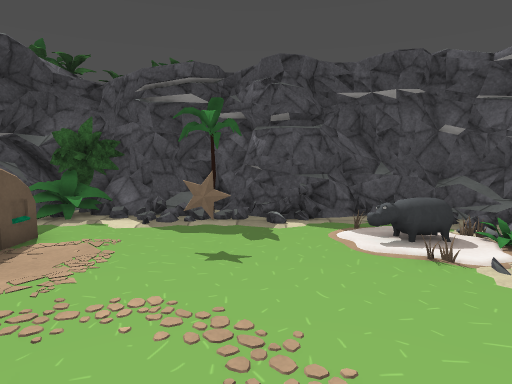
[1] (above)

22 first-person views from a walk through a scene from a Unity 3-D project. The camera is 1.4 m above the floor, tilts 6° down and sees 75° across. The floor is counted in squares, 0.8 m on a side. Each view is taken from the middle of a square. On the plan, view 1 faces up. The plan holds only what a view shows up to about 17 squares ahead; the rest is blank. The place goes on beyond the plan. The player character is not drawn. Some surface patterns are stand-ins.

[2]
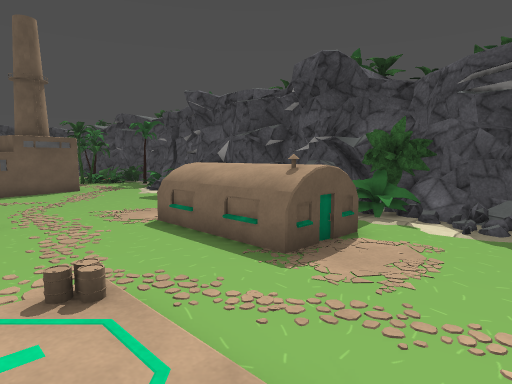

[3]
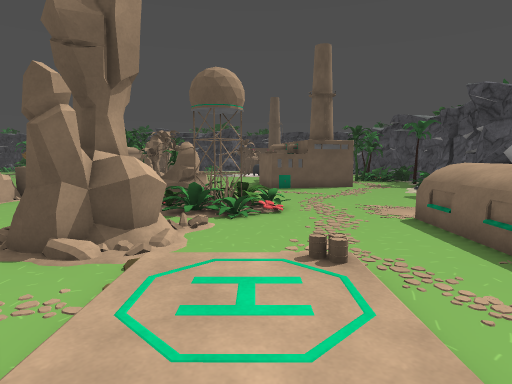

[4]
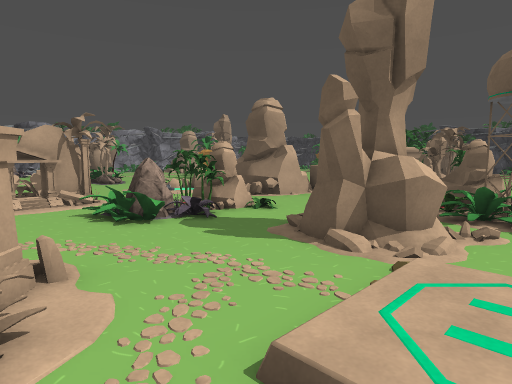

[5]
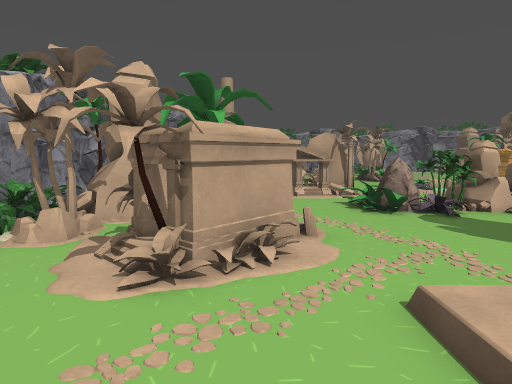

[6]
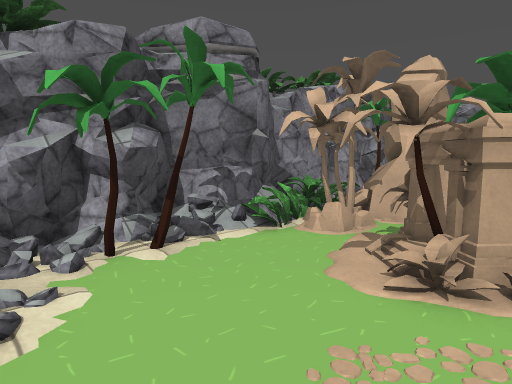

[7]
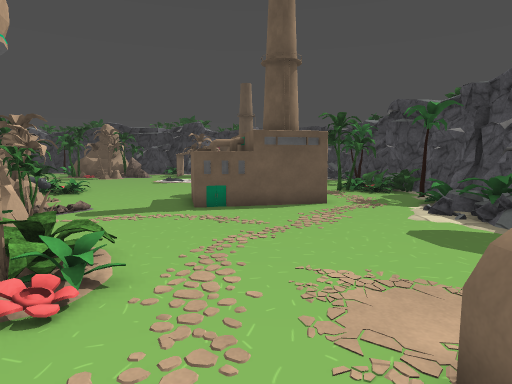

[8]
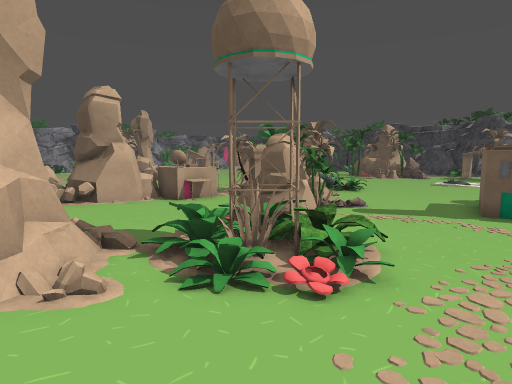

[9]
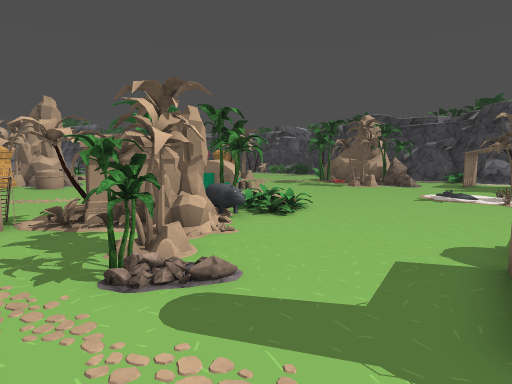

[10]
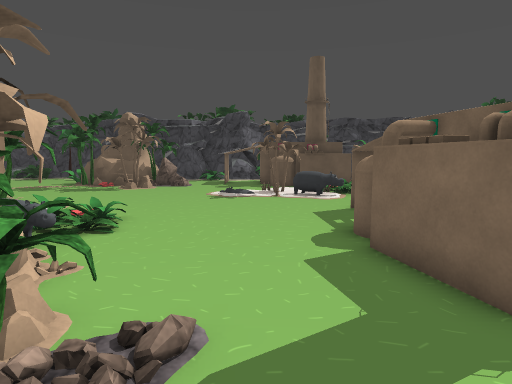

[11]
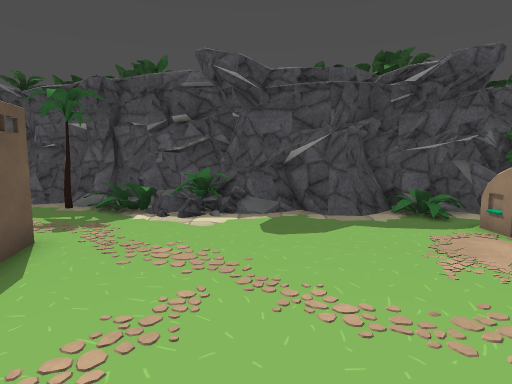

[12]
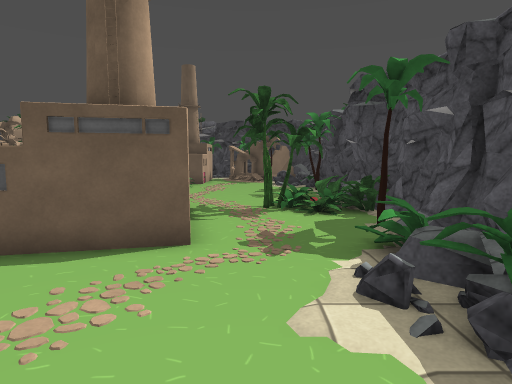

[13]
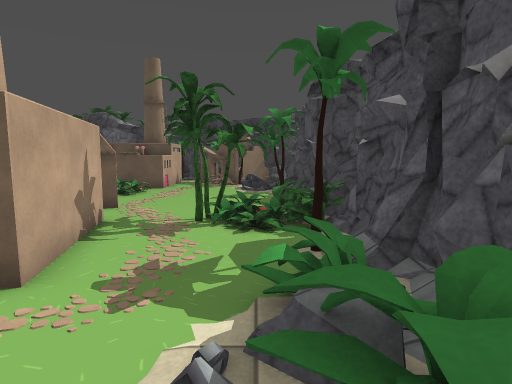

[14]
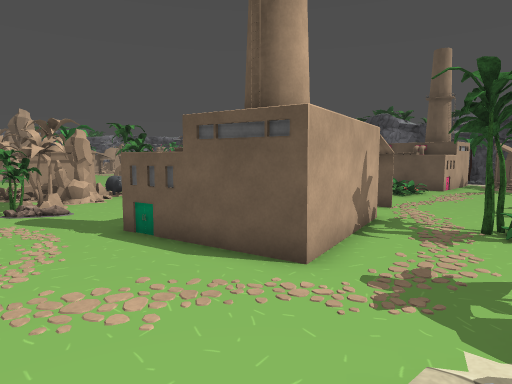

[15]
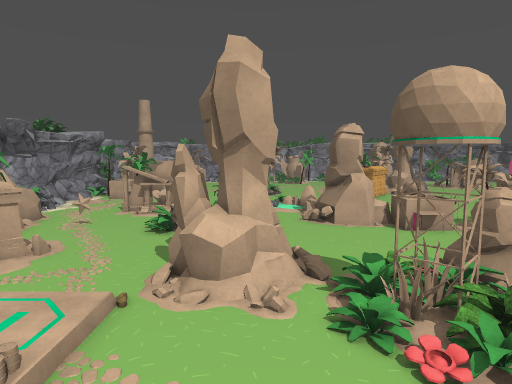

[16]
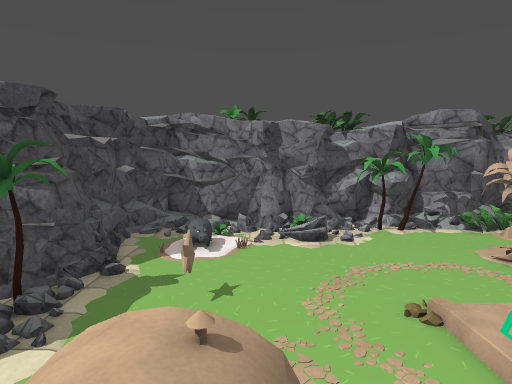

[17]
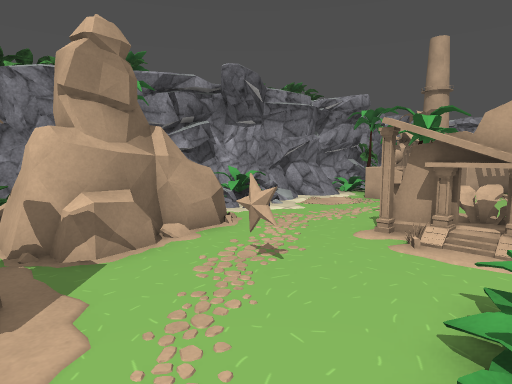

[18]
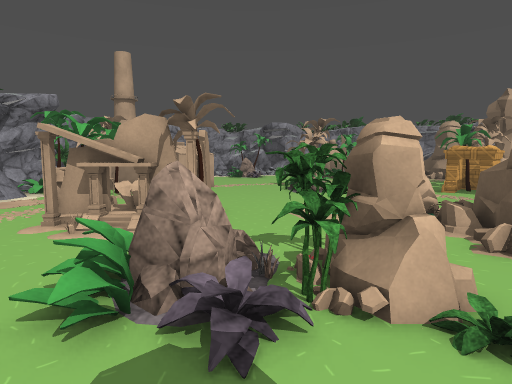

[19]
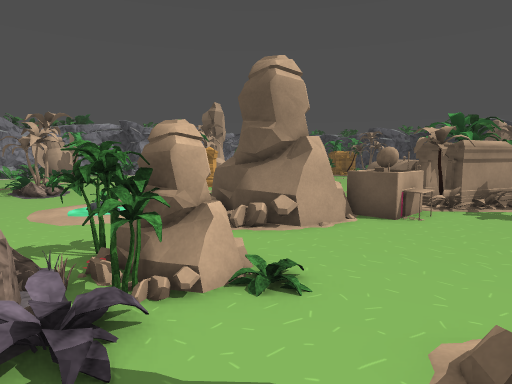

[20]
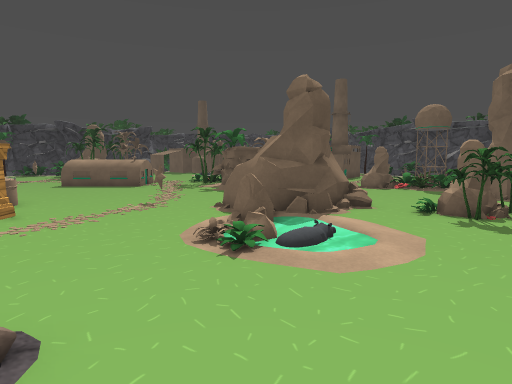

[21]
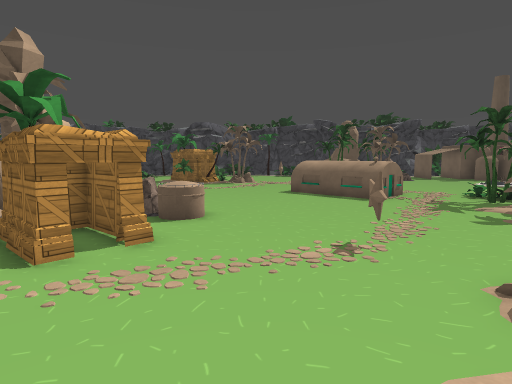

[22]
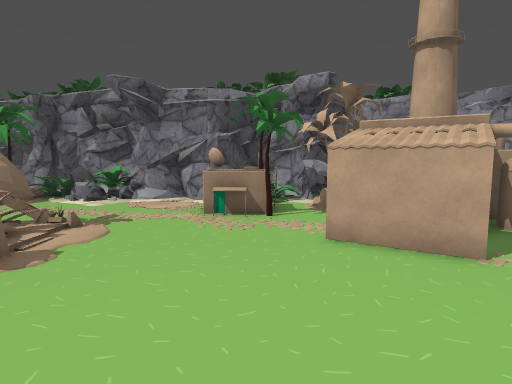

### Floor plan
Key: @ floor where view 1 was taken; # wall or solid block; . main floor; : floor 0.25 m higher than the main floor; + floor 0.5 m higher than the main floor; * floor 0.75 m higher than the main floor; % floor 1.25 m higher than the main floor; / step, stairs or slope; = window, fence, low wall or low ledge; ^ raised ledge; B bush; T tree; F flower; R rock; A box; O other object.
Columns run from 32 left of view 1 to 8 right of it. Each row starts with its distance up from view 1.
 12       ###########    ##  ########  ##
 11 ### ###B=##==#:B###########B############
 10  TT.=BOO:B.T:/.BB#####.###BB#+TT####^###
  9  .....OOT/.../BB//.==.O = OO.:...=....###
  8  ......TT...............   ............##
  7 .......TT..............O   O.......OOOO##
  6 ............O..........    % ..O.......##
  5 .........OOOOO.........// // ......./..##
  4 ./...OO.O  OOO......................//=#
  3 //..       OOO....................../ ##
  2  /O.. O OOOOOO......................//###
  1 O.O...O..OOOOO......./.....:   ........##
  0 OOO........O......./ BF..../  :.@.....T##
 -1 OO ...............OBOOO..../  :.......T##
 -2 O  ...............O  OB.OOO/......O...T##
 -3    ............T..OO  /OOOO......OO....##
 -4   ............TT. OO ./OOOO.....OOO..BB##
 -5  .............OT. .....OOO.....OOOOO:OB##
 -6  .......///OOOOO................OOO OOB##
 -7  ......O TOOO .....................OOOB##
 -8  ......OTTTOOOOO.O.....//T........OOOOB##
 -9  .......TT.OOOO.OOO.....OTTRO.....OOOOB##
-10  ...  ......OO..OOOOO...OTRRR...O..OO T##
-11  ...  O......O..  OOOO..TO. .......OOOO##
-12  ...   O........   OOO..... .......OO: ##
-13  ..     O........  OO ..... OOO......B ##
-14        *..........OOO  .....OOOO.....BB##
-15        ........O..OO     ...O OO.....BB##
-16       .........OO...OO   ...O  OO....####
-17      ................    ..... .... .##
-18      .............................. .=#
-19      ............................O..###
-20      .......O..A.................OOO ###
-21            RO..AA................TOOT ##
-22            R  ATA.   ..//........O..B ##
-23               AAA      OB.....O....O.=##
-24                       OO. ...OO O OO =#

Positions as (right, up) in squares from view 1, and headings:
1: (0, 0), facing up
2: (-1, 0), facing up-left
3: (0, 0), facing left
4: (0, 0), facing down-left
5: (0, 2), facing down
6: (0, 2), facing down-right
7: (-7, 3), facing left
8: (-7, 3), facing down-left
9: (-15, 1), facing down-left
10: (-15, -2), facing left
11: (-15, -1), facing up
12: (-13, 7), facing left
13: (-15, 9), facing left
14: (-15, 9), facing down-left
15: (-8, 5), facing down
16: (-8, 5), facing right
17: (-4, -6), facing down-right
18: (-6, -5), facing down
19: (-5, -5), facing down-left
20: (-5, -22), facing up-left
21: (-10, -18), facing left
22: (-9, -21), facing right
